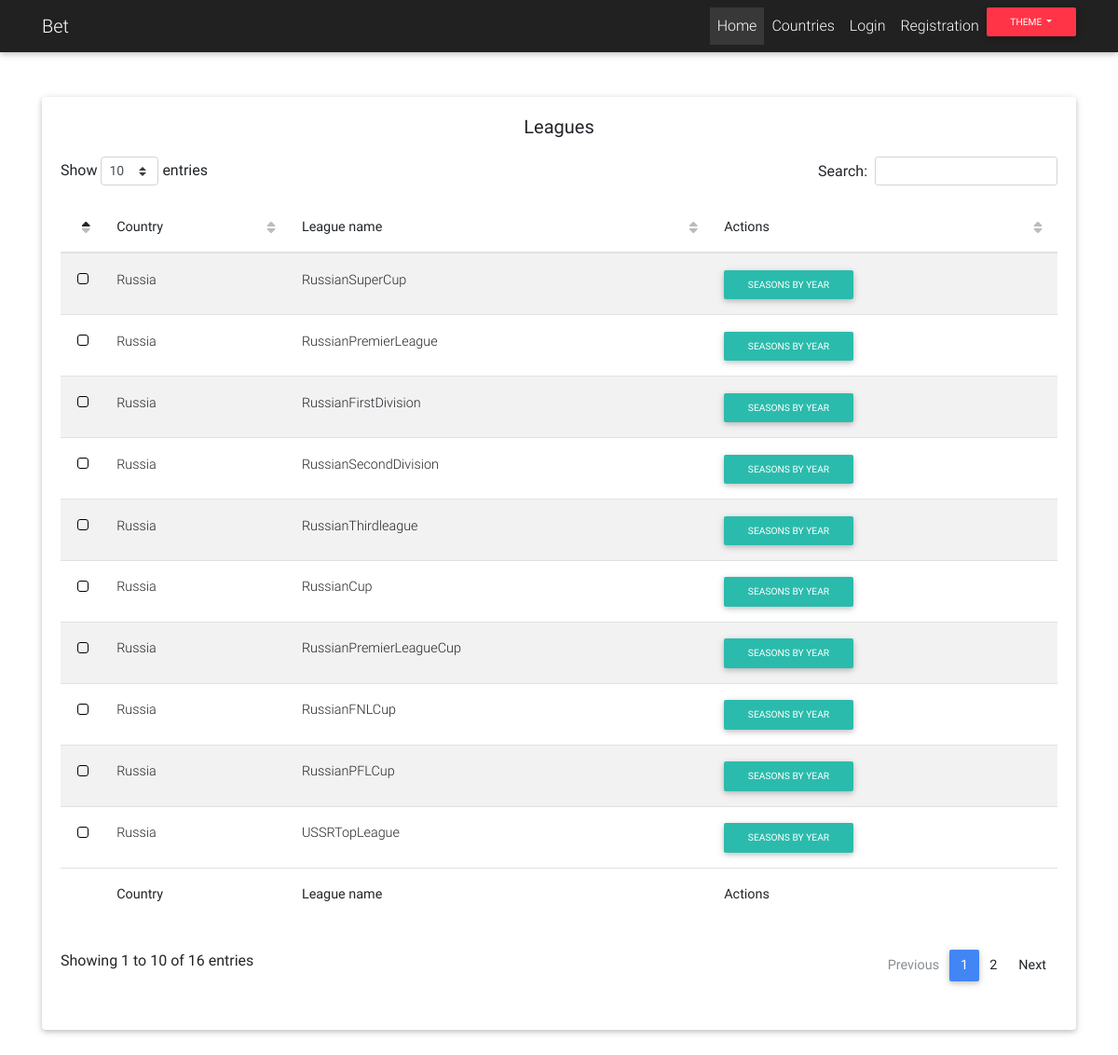
/league/20, run on the app's committed database.
### app/models.py (models this page shows, shortened)
class Leagues(db.Model):
    id = db.Column(db.Integer, primary_key=True)
    league_id = db.Column(db.Integer, unique=True)
    country_id = db.Column(db.Integer, db.ForeignKey('country.country_id'))
    country = db.relationship('Country')
    years = db.relationship('Year')
    name = db.Column(db.String(140))

class Country(db.Model):
    id = db.Column(db.Integer, primary_key=True)
    country_id = db.Column(db.Integer, unique=True)
    name = db.Column(db.String(140))
    leagues = db.relationship('Leagues')

### app/routes.py (the view)
@app.route('/league/<int:country_id>')
def leagues(country_id):
    leagues = Leagues.query.filter_by(country_id=country_id)
    return render_template('leagues.html', leagues=leagues)

### app/templates/leagues.html
{% extends 'layout.html' %}
{% block content %}
<div class="container">
   <div class="row">
     <div class="col m-12 mx-auto">
       <div class="card card-signin my-5">
         <div class="card-body">
           <h5 class="card-title text-center">Leagues</h5>
           <div class="item-table">
               <table id="dt-material-checkbox" class="table table-striped" cellspacing="0" width="100%">
  <thead>
    <tr>
      <th></th>
      <th class="th-sm">Country
      </th>
      <th class="th-sm">League name
      </th>
      <th class="th-sm">Actions
      </th>
    </tr>
  </thead>
  <tbody>
  {% for item in leagues %}
      <tr>
      <td></td>
      <td>{{ item.country.name }}</td>
      <td>{{ item.name }}</td>
      <td><a href="{{ url_for('years', league_id=item.league_id) }}" class="btn btn-default btn-sm">Seasons by year</a></td>
    </tr>
  {% endfor %}
  </tbody>
  <tfoot>
    <tr>
      <th>
      </th>
      <th>Country
      </th>
      <th>League name
      </th>
      <th>Actions
      </th>
    </tr>
  </tfoot>
</table>
           </div>
         </div>
       </div>
     </div>
   </div>
 </div>
{% endblock %}

### data on the page
Leagues: country.name "Russia", name "RussianSuperCup"
Leagues: country.name "Russia", name "RussianPremierLeague"
Leagues: country.name "Russia", name "RussianFirstDivision"
Leagues: country.name "Russia", name "RussianSecondDivision"
Leagues: country.name "Russia", name "RussianThirdleague"
Leagues: country.name "Russia", name "RussianCup"
Leagues: country.name "Russia", name "RussianPremierLeagueCup"
Leagues: country.name "Russia", name "RussianFNLCup"
Leagues: country.name "Russia", name "RussianPFLCup"
Leagues: country.name "Russia", name "USSRTopLeague"
